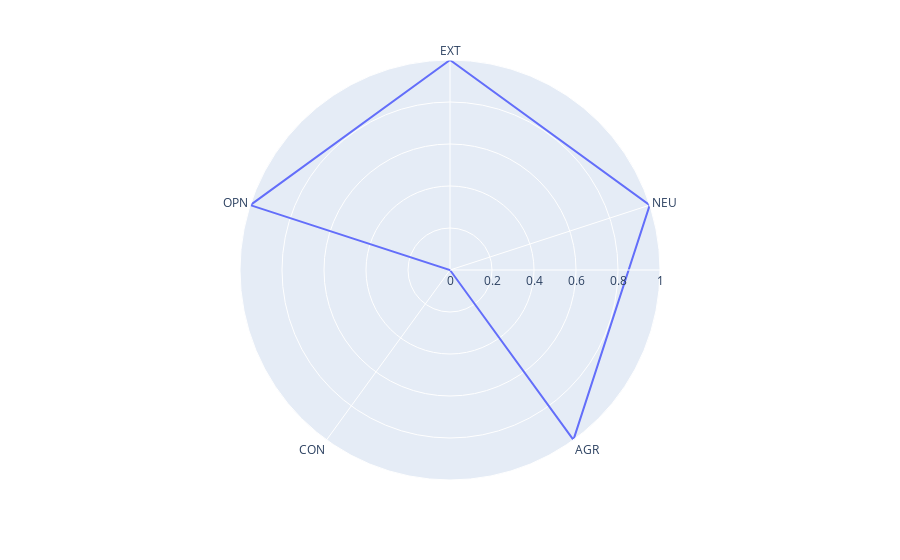

Notebook source saved alongside this figure:
### Code cell
predictions = predict_personality(text)
x=len(predictions)
print("predicted personality:", predictions)
print("Extraversion---->",predictions[0])
print("Neurotecism----->",predictions[1])
print("agreeableness--->",predictions[2])
print("Consciousness--->",predictions[3])
print("openness-------->",predictions[4])

        
    
df = pd.DataFrame(dict(r=predictions, theta=['EXT','NEU','AGR', 'CON', 'OPN']))
fig = px.line_polar(df, r='r', theta='theta', line_close=True)
fig.show()

### Figure 1 — Plotly figure (JSON) as saved in the notebook; plotly's stock layout.template omitted (floating-point values rounded to 4 significant figures)
{"data": [{"hovertemplate": "r=%{r}<br>theta=%{theta}<extra></extra>", "legendgroup": "", "line": {"color": "#636efa", "dash": "solid"}, "mode": "lines", "name": "", "r": [1, 1, 1, 0, 1, 1], "showlegend": false, "subplot": "polar", "theta": ["EXT", "NEU", "AGR", "CON", "OPN", "EXT"], "type": "scatterpolar"}], "layout": {"legend": {"tracegroupgap": 0}, "margin": {"t": 60}, "polar": {"angularaxis": {"direction": "clockwise", "rotation": 90}, "domain": {"x": [0, 1], "y": [0, 1]}}}}
